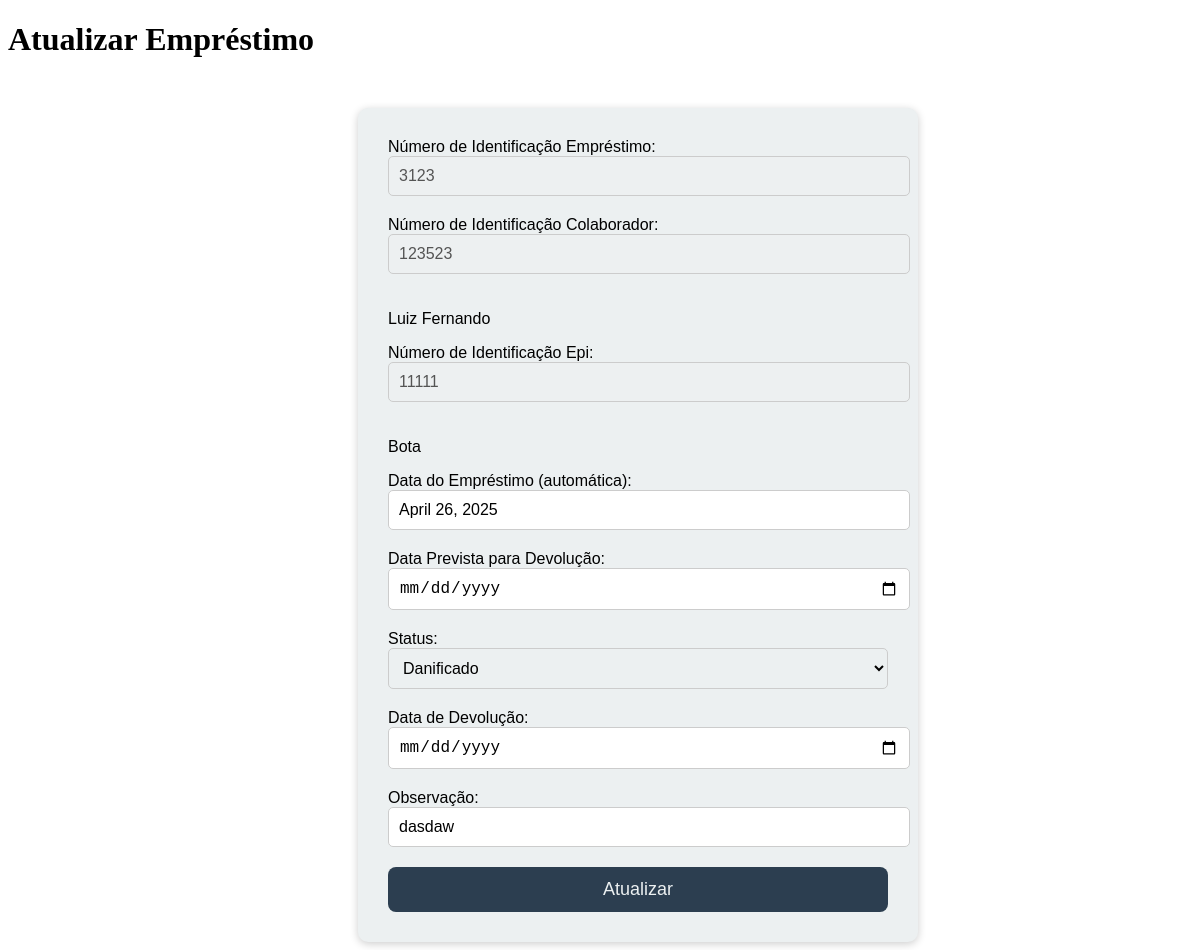
Screenshot of /atualizar_emprestimo/1 with the database file from the repository.
### epi_app/models.py (models this page shows, shortened)
class EmprestimoModel(models.Model):
    numero_emprestimo = models.IntegerField(null=False)
    colaborador = models.ForeignKey(ColaboradorModel, on_delete=models.CASCADE)
    epi = models.ForeignKey(EpiModel, on_delete=models.CASCADE)
    data_emprestimo = models.DateField(auto_now_add=True)
    data_prevista = models.DateField(blank=True)
    data_devolucao = models.DateField(null=True, blank=True)
    status = models.CharField(null=False)
    observacao = models.TextField(blank=True)

class ColaboradorModel(models.Model):
    cpf = models.CharField(max_length=14, null=False)
    nome = models.CharField(max_length=100, null=False)
    numero_colaborador = models.IntegerField(null=False)
    setor = models.CharField(max_length=45, null=False)
    cargo = models.CharField(max_length=45)
    telefone = models.CharField(max_length=14)

class EpiModel(models.Model):
    tipo = models.CharField(max_length=100, null=False)
    numero_epi = models.IntegerField(null=False)

### epi_app/views.py (the view, shortened to what this page needs)
# urls.py: path('atualizar_emprestimo/<int:id>', views.atualizar_emprestimo, name='atualizar_emprestimo'),
def atualizar_emprestimo(request, id):
    if request.method == 'GET':
        emprestimo = EmprestimoModel.objects.get(id=id)
        return render(request, 'pages/atualizar_emprestimo.html', context={'emprestimo': emprestimo})

### epi_app/templates/pages/atualizar_emprestimo.html (shortened to what this page needs)
{% load static %}
<!DOCTYPE html>
<html lang="pt-br">
<head>
</head>
<body>
    <h1>Atualizar Empréstimo</h1>
    <form action="{% url 'atualizar_emprestimo' emprestimo.id %}" method="POST">
        <label for="numero_emprestimo">Número de Identificação Empréstimo:</label>
        <input type="number" id="numero_emprestimo" name="numero_emprestimo" value="{{ emprestimo.numero_emprestimo }}" disabled class="readonly">
        <label class="colaborador" for="numero_colaborador">Número de Identificação Colaborador:</label>
        <input type="text" id="numero_colaborador" name="numero_colaborador" value="{{ emprestimo.colaborador.numero_colaborador }}" disabled class="readonly">
        <p>{{ emprestimo.colaborador.nome }}</p>
        <label class="epi" for="numero_epi">Número de Identificação Epi:</label>
        <input type="text" id="numero_epi" name="numero_epi" value="{{ emprestimo.epi.numero_epi }}" disabled class="readonly">
        <p>{{ emprestimo.epi.tipo }}</p>
        <label>Data do Empréstimo (automática):</label>
        <input type="text" value="{{ emprestimo.data_emprestimo }}" readonly class="readonly">
        <label for="data_prevista">Data Prevista para Devolução:</label>
        <input type="date" id="data_prevista" name="data_prevista" value="{{ emprestimo.data_prevista }}" required>
        <label for="status">Status:</label>
        <select name="status" id="status" onchange="verificaStatus()" required>
            <option value="Danificado" {% if emprestimo.status == 'Danificado' %}selected{% endif %}>Danificado</option>
        </select>
        <div id="extra_fields" class="hidden">
            <label for="data_devolucao">Data de Devolução:</label>
            <input type="date" id="data_devolucao" name="data_devolucao" value="{{ emprestimo.data_devolucao|default:'' }}">
            <label for="observacao">Observação:</label>
            <input type="text" id="observacao" name="observacao" value="{{ emprestimo.observacao|default:'' }}">
        </div>
        <button type="submit">Atualizar</button>
    </form>
</body>
</html>

### epi_app/templates/pages/atualizar_emprestimo.html (style rules this page uses)
form { margin-left: 350px; margin-top: 50px; width: 500px; background: #ECF0F1; padding: 30px; border-radius: 10px; box-shadow: 0 2px 8px rgba(0,0,0,0.2); font-family: Arial, sans-serif; }
select { width: 500px; margin-bottom: 20px; background: #ECF0F1; font-size: 16px; }
form input { width: 100%; padding: 10px; margin-bottom: 20px; border: 1px solid #ccc; border-radius: 5px; font-size: 16px; }
form button { width: 100%; padding: 12px; background: #2C3E50; color: #ECF0F1; font-size: 18px; border: none; border-radius: 8px; cursor: pointer; transition: background 0.3s ease; }
select, input { width: 100%; padding: 10px; margin-bottom: 20px; border: 1px solid #ccc; border-radius: 5px; font-size: 16px; }

### rows the page displays
EmprestimoModel: numero_emprestimo "3123", numero_colaborador "123523", colaborador.nome "Luiz Fernando", numero_epi "11111", epi.tipo "Bota", data_emprestimo "April 26, 2025", status "Danificado", observacao "dasdaw"
